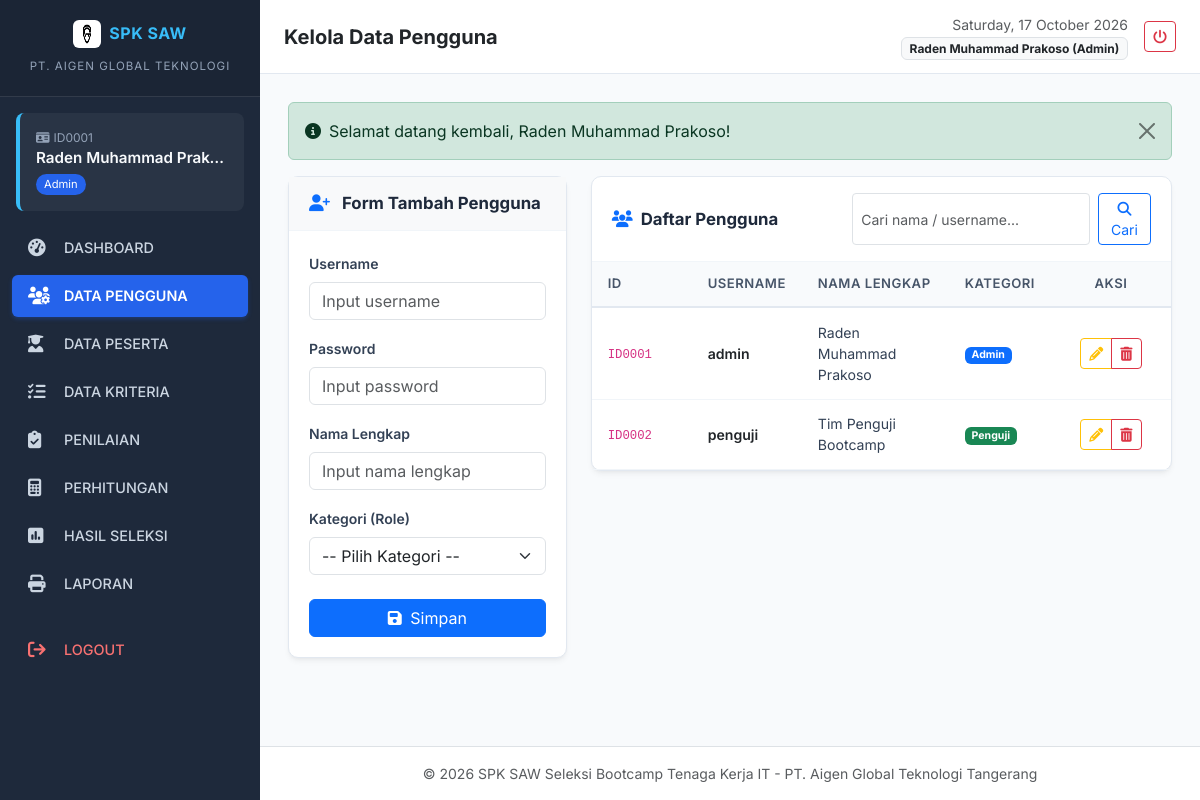
The page /pengguna.php (signed in) on the database its author committed.
### tables this page shows
CREATE TABLE `pengguna` (
  `id_pengguna` varchar(20) NOT NULL,
  `username` varchar(50) NOT NULL UNIQUE,
  `password` varchar(255) NOT NULL,
  `nama` varchar(100) NOT NULL,
  `kategori` enum('Admin','Penguji') NOT NULL,
  PRIMARY KEY (`id_pengguna`)
);

### config/database.php (called while the page is built, shortened)
<?php
$db_host = 'localhost';
$db_user = 'root';
$db_pass = '';
$db_name = 'spk_saw_aigen';
try {
    $conn = new mysqli($db_host, $db_user, $db_pass, $db_name);
    if ($conn->connect_error) {
        $db_connected = false;
        $db_error = $conn->connect_error;
    } else {
        $db_connected = true;
        $conn->set_charset("utf8mb4");
    }
} catch (Exception $e) {
    $db_connected = false;
    $db_error = $e->getMessage();
}
function query($sql) {
    global $conn, $db_connected;
    $result = $conn->query($sql);
    $rows = [];
    while ($row = $result->fetch_assoc()) {
        $rows[] = $row;
    }
    return $rows;
}
?>

### pengguna.php (the view, shortened to what this page needs)
<?php
require_once __DIR__ . '/config/database.php';
$edit_data = null;
$search = trim($_GET['search'] ?? '');
$where = "";
$list_pengguna = query("SELECT * FROM pengguna $where ORDER BY id_pengguna ASC");
require_once __DIR__ . '/includes/header.php';
require_once __DIR__ . '/includes/sidebar.php';
require_once __DIR__ . '/includes/navbar.php';
?>
<div class="row">
    <div class="col-lg-4 mb-4">
        <div class="card-custom">
            <div class="card-header bg-light">
                <h5 class="fw-bold">
                    <i class="fa-solid fa-<?= $edit_data ? 'pen-to-square text-warning' : 'user-plus text-primary' ?> me-2"></i>
                    <?= $edit_data ? 'Form Edit Pengguna' : 'Form Tambah Pengguna' ?>
                </h5>
            </div>
            <div class="card-body">
                <form method="POST" action="pengguna.php">
                    <div class="mb-3">
                        <label class="form-label small fw-semibold">Username</label>
                        <input type="text" name="username" class="form-control" placeholder="Input username" required value="<?= htmlspecialchars($edit_data['username'] ?? '') ?>">
                    </div>
                    <div class="mb-3">
                        <label class="form-label small fw-semibold">Password</label>
                        <input type="password" name="password" class="form-control" placeholder="Input password" required value="<?= htmlspecialchars($edit_data['password'] ?? '') ?>">
                    </div>
                    <div class="mb-3">
                        <label class="form-label small fw-semibold">Nama Lengkap</label>
                        <input type="text" name="nama" class="form-control" placeholder="Input nama lengkap" required value="<?= htmlspecialchars($edit_data['nama'] ?? '') ?>">
                    </div>
                    <div class="mb-4">
                        <label class="form-label small fw-semibold">Kategori (Role)</label>
                        <select name="kategori" class="form-select" required>
                            <option value="">-- Pilih Kategori --</option>
                        </select>
                    </div>
                    <div class="d-flex gap-2">
                        <button type="submit" class="btn btn-primary flex-grow-1">
                            <i class="fa-solid fa-floppy-disk me-1"></i> <?= $edit_data ? 'Ubah' : 'Simpan' ?>
                        </button>
                    </div>
                </form>
            </div>
        </div>
    </div>
    <div class="col-lg-8">
        <div class="card-custom">
            <div class="card-header d-flex flex-wrap align-items-center justify-content-between gap-2">
                <h5 class="fw-bold mb-0"><i class="fa-solid fa-users text-primary me-2"></i>Daftar Pengguna</h5>
                <form method="GET" class="d-flex gap-2" style="max-width: 320px;">
                    <input type="text" name="search" class="form-control form-control-sm" placeholder="Cari nama / username..." value="<?= htmlspecialchars($search) ?>">
                    <button type="submit" class="btn btn-sm btn-outline-primary"><i class="fa-solid fa-magnifying-glass"></i> Cari</button>
                </form>
            </div>
            <div class="card-body p-0">
                <div class="table-responsive">
                    <table class="table-custom mb-0">
                        <thead>
                            <tr>
                                <th width="100">ID</th>
                                <th>USERNAME</th>
                                <th>NAMA LENGKAP</th>
                                <th>KATEGORI</th>
                                <th class="text-center" width="120">AKSI</th>
                            </tr>
                        </thead>
                        <tbody>
                            <?php if (!empty($list_pengguna)): ?>
                                <?php foreach ($list_pengguna as $p): ?>
                                    <tr>
                                        <td><code><?= htmlspecialchars($p['id_pengguna']) ?></code></td>
                                        <td class="fw-semibold text-dark"><?= htmlspecialchars($p['username']) ?></td>
                                        <td><?= htmlspecialchars($p['nama']) ?></td>
                                        <td>
                                            <span class="badge <?= $p['kategori'] === 'Admin' ? 'bg-primary' : 'bg-success' ?>">
                                                <?= htmlspecialchars($p['kategori']) ?>
                                            </span>
                                        </td>
                                        <td class="text-center">
                                            <div class="btn-group btn-group-sm">
                                                <a href="pengguna.php?edit=<?= urlencode($p['id_pengguna']) ?>" class="btn btn-outline-warning" title="Edit">
                                                    <i class="fa-solid fa-pencil"></i>
                                                </a>
                                                <a href="pengguna.php?delete=<?= urlencode($p['id_pengguna']) ?>" class="btn btn-outline-danger" onclick="return confirm('Hapus pengguna <?= htmlspecialchars($p['nama']) ?>?');" title="Hapus">
                                                    <i class="fa-solid fa-trash-can"></i>
                                                </a>
                                            </div>
                                        </td>
                                    </tr>
                                <?php endforeach; ?>
                            <?php else: ?>
                                <tr>
                                    <td colspan="5" class="text-center py-4 text-muted">Data pengguna tidak ditemukan.</td>
                                </tr>
                            <?php endif; ?>
                        </tbody>
                    </table>
                </div>
            </div>
        </div>
    </div>
</div>
<?php require_once __DIR__ . '/includes/footer.php'; ?>

### assets/css/style.css (style rules this page uses)
:root { --primary-color: #0d6efd; --primary-hover: #0b5ed7; --sidebar-bg: #1e293b; --sidebar-hover: #334155; --sidebar-active: #2563eb; --body-bg: #f8fafc; --card-shadow: 0 4px 6px -1px rgba(0, 0, 0, 0.05), 0 2px 4px -2px rgba(0, 0, 0, 0.05); }
body { font-family: 'Inter', -apple-system, BlinkMacSystemFont, "Segoe UI", Roboto, sans-serif; background-color: var(--body-bg); color: #334155; }
.card-custom { background: #ffffff; border-radius: 10px; border: 1px solid #e2e8f0; box-shadow: var(--card-shadow); margin-bottom: 1.5rem; }
.card-custom .card-header { background: transparent; border-bottom: 1px solid #f1f5f9; padding: 1rem 1.25rem; display: flex; align-items: center; justify-content: space-between; }
.card-custom .card-header h5 { margin: 0; font-size: 1.05rem; font-weight: 600; color: #1e293b; }
.card-custom .card-body { padding: 1.25rem; }
.table-custom { width: 100%; border-collapse: separate; border-spacing: 0; }
.table-custom th { background-color: #f8fafc; color: #475569; font-weight: 600; font-size: 0.82rem; text-transform: uppercase; letter-spacing: 0.5px; padding: 0.75rem 1rem; border-bottom: 2px solid #e2e8f0; }
.table-custom td { padding: 0.85rem 1rem; font-size: 0.88rem; vertical-align: middle; border-bottom: 1px solid #f1f5f9; }

### rows shown on the page
pengguna: id_pengguna "ID0001", username "admin", nama "Raden Muhammad Prakoso", kategori "Admin"
pengguna: id_pengguna "ID0002", username "penguji", nama "Tim Penguji Bootcamp", kategori "Penguji"

### other values the page prints
$user_id "ID0001"
$user_name "Raden Muhammad Prak…"
$user_role "Admin"
$page_heading "Kelola Data Pengguna"
$_SESSION['user_name'] "Raden Muhammad Prakoso"
$_SESSION['user_role'] "Admin"
$flash['message'] "Selamat datang kembali, Raden Muhammad Prakoso!"
